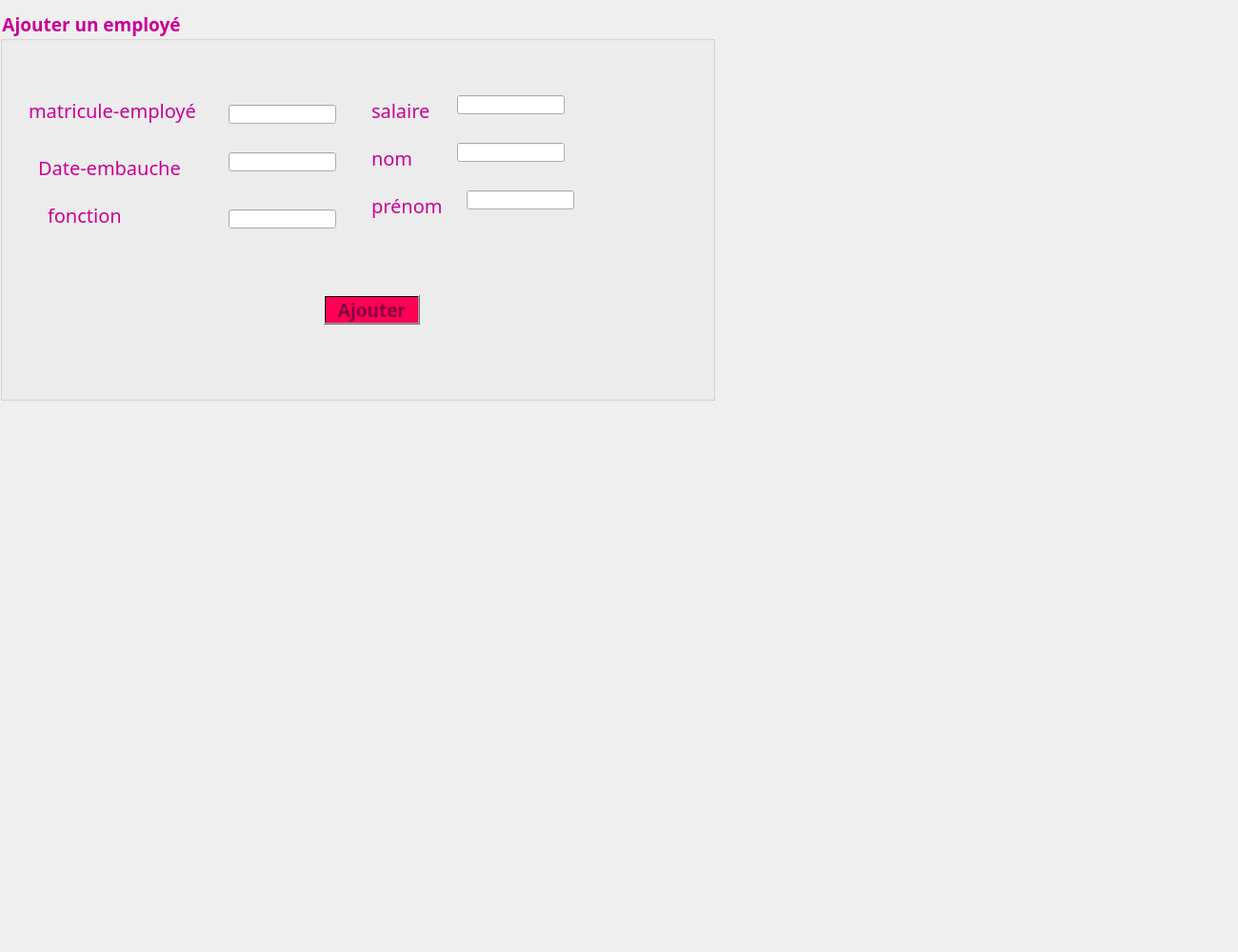
     <widget class="QWidget" name="ajouteremp">
      <attribute name="title">
       <string>Ajouter</string>
      </attribute>
      <widget class="QGroupBox" name="groupBox">
       <property name="geometry">
        <rect>
         <x>0</x>
         <y>10</y>
         <width>751</width>
         <height>411</height>
        </rect>
       </property>
       <property name="font">
        <font>
         <family>Lucida Calligraphy</family>
         <pointsize>14</pointsize>
         <weight>75</weight>
         <bold>true</bold>
        </font>
       </property>
       <property name="styleSheet">
        <string notr="true">color:rgb(200, 0, 150);
</string>
       </property>
       <property name="title">
        <string>Ajouter un employé</string>
       </property>
       <property name="flat">
        <bool>false</bool>
       </property>
       <property name="checkable">
        <bool>false</bool>
       </property>
       <widget class="QLabel" name="label_7">
        <property name="geometry">
         <rect>
          <x>390</x>
          <y>140</y>
          <width>171</width>
          <height>31</height>
         </rect>
        </property>
        <property name="font">
         <font>
          <family>Lucida Calligraphy</family>
          <pointsize>15</pointsize>
         </font>
        </property>
        <property name="text">
         <string>nom</string>
        </property>
       </widget>
       <widget class="QLabel" name="label_9">
        <property name="geometry">
         <rect>
          <x>30</x>
          <y>90</y>
          <width>211</width>
          <height>31</height>
         </rect>
        </property>
        <property name="font">
         <font>
          <family>Lucida Calligraphy</family>
          <pointsize>15</pointsize>
         </font>
        </property>
        <property name="text">
         <string>matricule-employé</string>
        </property>
       </widget>
       <widget class="QLabel" name="label_11">
        <property name="geometry">
         <rect>
          <x>40</x>
          <y>150</y>
          <width>171</width>
          <height>31</height>
         </rect>
        </property>
        <property name="font">
         <font>
          <family>Lucida Calligraphy</family>
          <pointsize>15</pointsize>
         </font>
        </property>
        <property name="text">
         <string>Date-embauche</string>
        </property>
       </widget>
       <widget class="QLabel" name="label_8">
        <property name="geometry">
         <rect>
          <x>390</x>
          <y>190</y>
          <width>171</width>
          <height>31</height>
         </rect>
        </property>
        <property name="font">
         <font>
          <family>Lucida Calligraphy</family>
          <pointsize>15</pointsize>
         </font>
        </property>
        <property name="text">
         <string>prénom</string>
        </property>
       </widget>
       <widget class="QLabel" name="label_13">
        <property name="geometry">
         <rect>
          <x>50</x>
          <y>200</y>
          <width>171</width>
          <height>31</height>
         </rect>
        </property>
        <property name="font">
         <font>
          <family>Lucida Calligraphy</family>
          <pointsize>15</pointsize>
         </font>
        </property>
        <property name="text">
         <string>fonction</string>
        </property>
       </widget>
       <widget class="QPushButton" name="ajoutemp">
        <property name="geometry">
         <rect>
          <x>340</x>
          <y>300</y>
          <width>101</width>
          <height>31</height>
         </rect>
        </property>
        <property name="font">
         <font>
          <family>Lucida Calligraphy</family>
          <pointsize>14</pointsize>
          <weight>75</weight>
          <bold>true</bold>
         </font>
        </property>
        <property name="styleSheet">
         <string notr="true">background-color: qlineargradient(spread:pad, x1:1, y1:0, x2:1, y2:0, stop:0.919598 rgba(255, 0, 84, 255), stop:0.98 rgba(0, 0, 0, 255), stop:1 rgba(235, 148, 61, 255));
color: rgb(132, 1, 64);</string>
        </property>
        <property name="text">
         <string>Ajouter</string>
        </property>
       </widget>
       <widget class="QLabel" name="label_19">
        <property name="geometry">
         <rect>
          <x>390</x>
          <y>90</y>
          <width>171</width>
          <height>31</height>
         </rect>
        </property>
        <property name="font">
         <font>
          <family>Lucida Calligraphy</family>
          <pointsize>15</pointsize>
         </font>
        </property>
        <property name="text">
         <string>salaire</string>
        </property>
       </widget>
       <widget class="QLineEdit" name="matricule">
        <property name="geometry">
         <rect>
          <x>240</x>
          <y>100</y>
          <width>113</width>
          <height>20</height>
         </rect>
        </property>
       </widget>
       <widget class="QLineEdit" name="nom">
        <property name="geometry">
         <rect>
          <x>480</x>
          <y>140</y>
          <width>113</width>
          <height>20</height>
         </rect>
        </property>
       </widget>
       <widget class="QLineEdit" name="prenom">
        <property name="geometry">
         <rect>
          <x>490</x>
          <y>190</y>
          <width>113</width>
          <height>20</height>
         </rect>
        </property>
       </widget>
       <widget class="QLineEdit" name="dateemb">
        <property name="geometry">
         <rect>
          <x>240</x>
          <y>150</y>
          <width>113</width>
          <height>20</height>
         </rect>
        </property>
       </widget>
       <widget class="QLineEdit" name="salaire">
        <property name="geometry">
         <rect>
          <x>480</x>
          <y>90</y>
          <width>113</width>
          <height>20</height>
         </rect>
        </property>
       </widget>
       <widget class="QLineEdit" name="fonction">
        <property name="geometry">
         <rect>
          <x>240</x>
          <y>210</y>
          <width>113</width>
          <height>20</height>
         </rect>
        </property>
       </widget>
      </widget>
      <widget class="QLabel" name="label_5">
       <property name="geometry">
        <rect>
         <x>-20</x>
         <y>0</y>
         <width>1291</width>
         <height>991</height>
        </rect>
       </property>
       <property name="text">
        <string/>
       </property>
       <property name="pixmap">
        <pixmap>../imagesQT/74-741363_macaron-background.jpg</pixmap>
       </property>
      </widget>
      <zorder>label_5</zorder>
      <zorder>groupBox</zorder>
     </widget>
